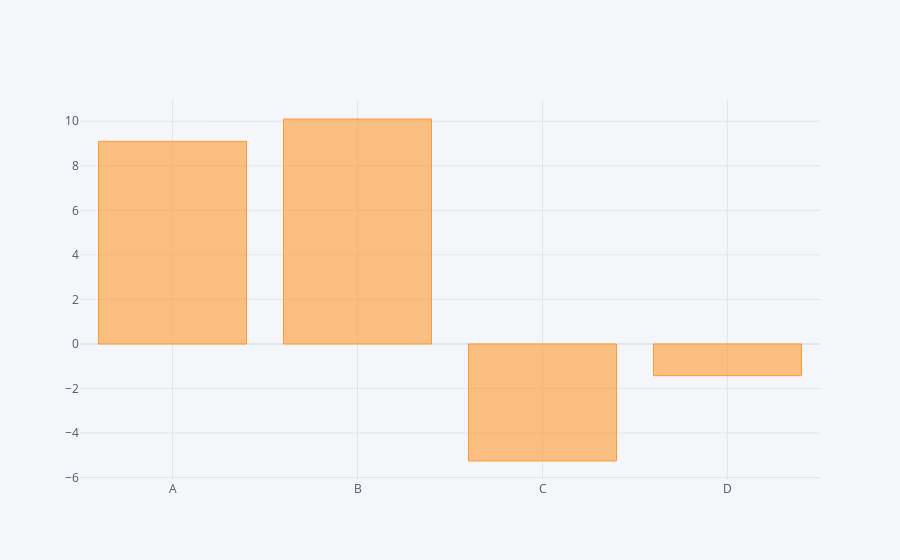

Notebook code cell kept with this figure:
### Markdown cell above
### Bar plot

### Code cell
df1.sum().iplot(kind='bar')

### Figure 1 — Plotly figure (JSON) as saved in the notebook; plotly's stock layout.template omitted (floating-point values rounded to 4 significant figures)
{"data": [{"marker": {"color": "rgba(255, 153, 51, 0.6)", "line": {"color": "rgba(255, 153, 51, 1.0)", "width": 1}}, "name": "None", "orientation": "v", "text": "", "type": "bar", "x": ["A", "B", "C", "D"], "y": [9.097, 10.1, -5.255, -1.423]}], "layout": {"legend": {"bgcolor": "#F5F6F9", "font": {"color": "#4D5663"}}, "paper_bgcolor": "#F5F6F9", "plot_bgcolor": "#F5F6F9", "title": {"font": {"color": "#4D5663"}}, "xaxis": {"gridcolor": "#E1E5ED", "showgrid": true, "tickfont": {"color": "#4D5663"}, "title": {"font": {"color": "#4D5663"}, "text": ""}, "zerolinecolor": "#E1E5ED"}, "yaxis": {"gridcolor": "#E1E5ED", "showgrid": true, "tickfont": {"color": "#4D5663"}, "title": {"font": {"color": "#4D5663"}, "text": ""}, "zerolinecolor": "#E1E5ED"}}}
